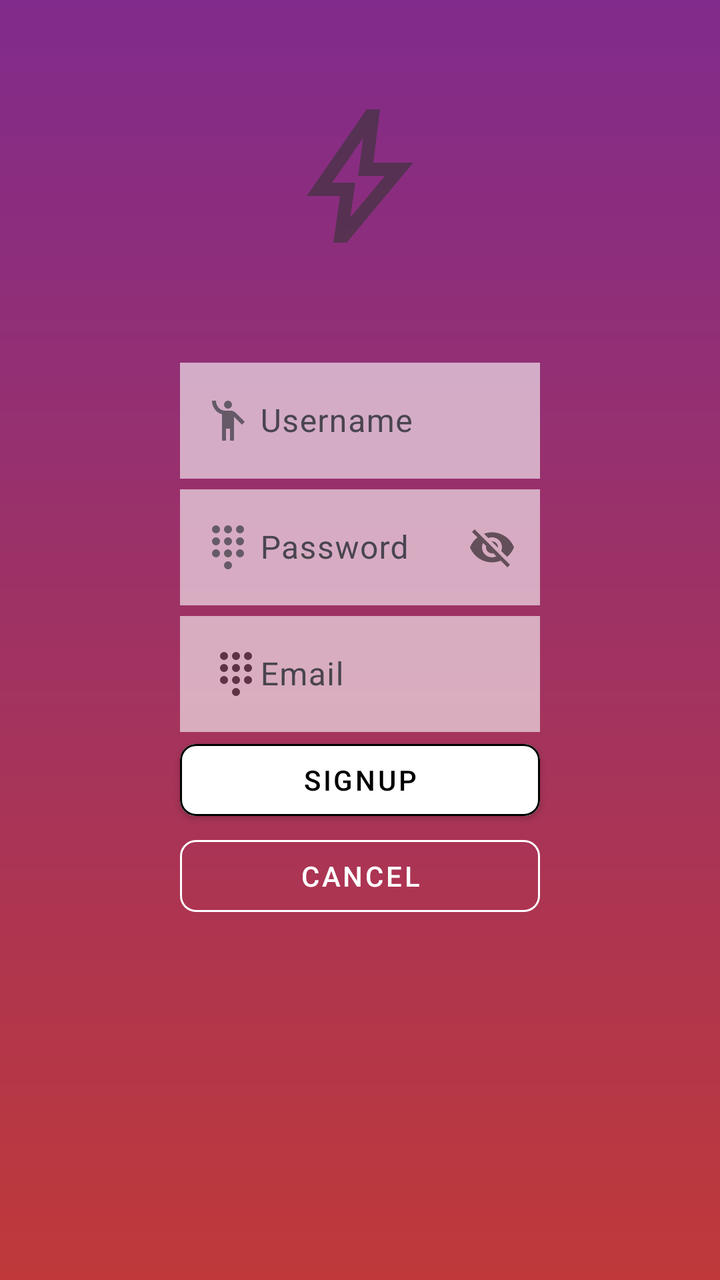
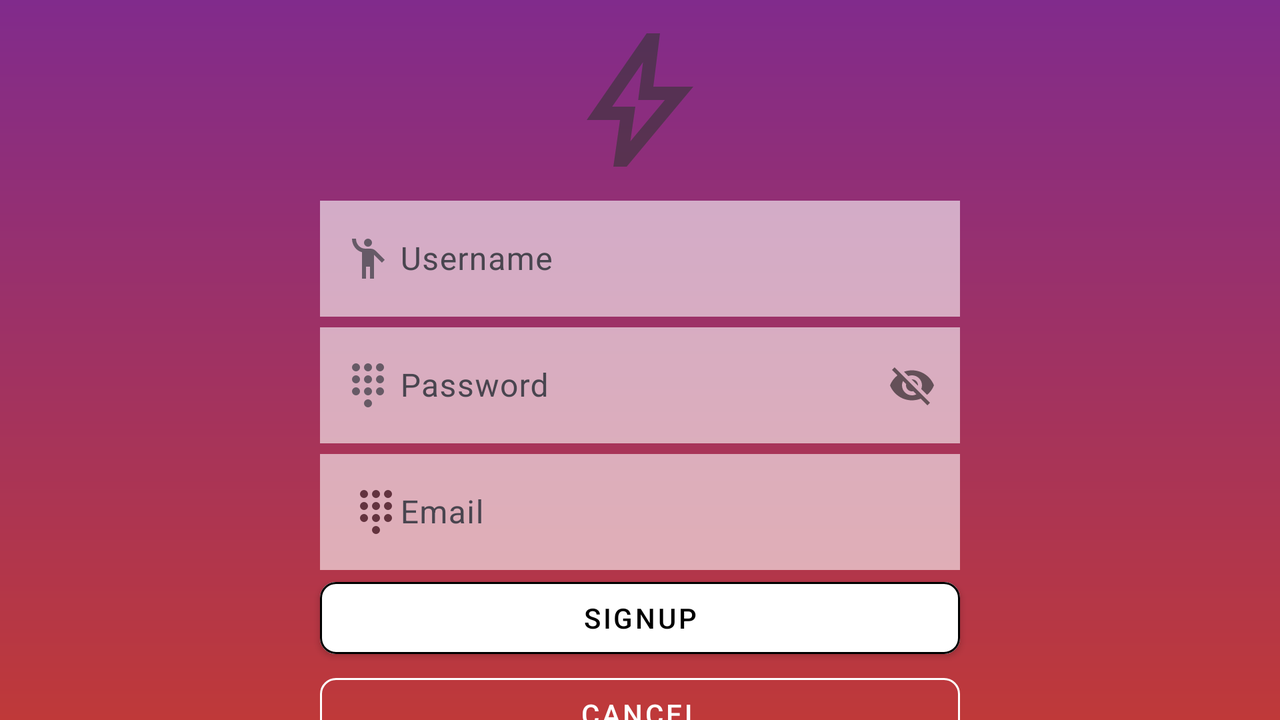

First picture: res/layout/ on a phone held upright. Second picture: the repository's own variant of that layout, on a device whose configuration matches the variant's folder. Source for both follows.
<!-- AndroidManifest.xml: application theme Base.Theme.Nicestart -->
<!-- res/layout/activity_signup.xml -->
<?xml version="1.0" encoding="utf-8"?>
<androidx.constraintlayout.widget.ConstraintLayout xmlns:android="http://schemas.android.com/apk/res/android"
    android:layout_width="match_parent"
    android:layout_height="match_parent"
    android:id="@+id/signup"
    xmlns:app="http://schemas.android.com/apk/res-auto"
    android:background="@drawable/gradient2">
    <ImageView
        android:id="@+id/backView"
        android:layout_width="match_parent"
        android:layout_height="match_parent"
        app:layout_constraintStart_toStartOf="parent"
        app:layout_constraintTop_toTopOf="parent"/>
    <ImageView
        android:id="@+id/logo"
        android:layout_width="80dp"
        android:layout_height="80dp"
        android:layout_marginTop="48dp"
        android:src="@drawable/ic_thunder"
        app:layout_constraintTop_toTopOf="parent"
        app:layout_constraintLeft_toLeftOf="parent"
        app:layout_constraintRight_toRightOf="parent"/>
    <androidx.constraintlayout.widget.Guideline
        android:id="@+id/guideline1"
        android:layout_width="wrap_content"
        android:layout_height="wrap_content"
        android:orientation="vertical"
        app:layout_constraintGuide_percent="0.25"/>
    <androidx.constraintlayout.widget.Guideline
        android:id="@+id/guideline2"
        android:layout_width="wrap_content"
        android:layout_height="wrap_content"
        android:orientation="vertical"
        app:layout_constraintGuide_percent="0.75"/>


    <com.google.android.material.textfield.TextInputLayout
        android:id="@+id/til1"
        android:layout_width="0dp"
        android:layout_height="wrap_content"
        android:layout_marginTop="48dp"
        app:layout_constraintRight_toRightOf="@id/guideline2"
        app:layout_constraintLeft_toLeftOf="@id/guideline1"
        app:layout_constraintTop_toBottomOf="@id/logo"
        app:startIconDrawable="@drawable/usericon"
        >
        <EditText
            android:layout_width="match_parent"
            android:layout_height="wrap_content"
            android:alpha="0.6"
            android:background="@android:color/white"
            android:drawableLeft="@drawable/usericon"
            android:hint="Username"
            />
    </com.google.android.material.textfield.TextInputLayout>
    <com.google.android.material.textfield.TextInputLayout
        android:id="@+id/til2"
        android:layout_width="0dp"
        android:layout_height="wrap_content"
        app:layout_constraintRight_toRightOf="@id/guideline2"
        app:layout_constraintLeft_toLeftOf="@id/guideline1"
        app:layout_constraintTop_toBottomOf="@id/til1"
        app:passwordToggleEnabled="true"
        app:hintMaxLines="1"
        app:startIconDrawable="@drawable/password"
        >

        <EditText
            android:layout_width="match_parent"
            android:layout_height="wrap_content"
            android:alpha="0.6"
            android:background="@android:color/white"
            android:drawableLeft="@drawable/password"
            android:hint="Password"/>
    </com.google.android.material.textfield.TextInputLayout>
    <com.google.android.material.textfield.TextInputLayout
        android:id="@+id/til3"
        android:layout_width="0dp"
        android:layout_height="wrap_content"
        app:layout_constraintRight_toRightOf="@id/guideline2"
        app:layout_constraintLeft_toLeftOf="@id/guideline1"
        app:layout_constraintTop_toBottomOf="@id/til2"
        app:hintMaxLines="1"
        app:startIconDrawable="@drawable/email"
        >

        <EditText
            android:layout_width="match_parent"
            android:layout_height="wrap_content"
            android:alpha="0.6"
            android:background="@android:color/white"
            android:drawableLeft="@drawable/password"
            android:hint="Email"/>
    </com.google.android.material.textfield.TextInputLayout>
    <Button
        android:id="@+id/button1"
        android:layout_width="0dp"
        android:onClick="openMain"
        style="@style/button"
        app:layout_constraintLeft_toLeftOf="@id/guideline1"
        app:layout_constraintRight_toRightOf="@id/guideline2"
        app:layout_constraintTop_toBottomOf="@id/til3"
        android:backgroundTint="@color/buttoncustom"
        android:textColor="@android:color/black"
        android:text="@string/Signup"/>
    <Button
        android:id="@+id/button2"
        android:layout_width="0dp"
        android:onClick="openLogin"
        app:layout_constraintLeft_toLeftOf="@id/guideline1"
        app:layout_constraintRight_toRightOf="@id/guideline2"
        app:layout_constraintTop_toBottomOf="@id/button1"
        android:text="@string/Cancel"
        style="@style/buttonoutlined" />
</androidx.constraintlayout.widget.ConstraintLayout>
<!-- resources referenced by this layout -->
<resources>
  <!-- drawable gradient2 (drawable) -->
  <?xml version="1.0" encoding="utf-8"?>
  <shape xmlns:android="http://schemas.android.com/apk/res/android"
      android:shape="rectangle">
      <gradient
          android:angle="120"
          android:endColor="@color/Rojo"
          android:startColor="@color/Morado"
          />
  
  
  </shape>
  <!-- drawable ic_thunder (drawable-anydpi) -->
  <vector xmlns:android="http://schemas.android.com/apk/res/android"
      android:width="24dp"
      android:height="24dp"
      android:viewportWidth="960"
      android:viewportHeight="960"
      android:tint="#333333"
      android:alpha="0.6">
    <path
        android:fillColor="@android:color/white"
        android:pathData="M422,728L629,480L469,480L498,253L313,520L452,520L422,728ZM320,880L360,600L160,600L520,80L600,80L560,400L800,400L400,880L320,880ZM471,490L471,490L471,490L471,490L471,490L471,490Z"/>
  </vector>
  <!-- drawable usericon (drawable-anydpi) -->
  <vector xmlns:android="http://schemas.android.com/apk/res/android"
      android:width="24dp"
      android:height="24dp"
      android:viewportWidth="960"
      android:viewportHeight="960"
      android:tint="#000000"
      android:alpha="0.8">
    <path
        android:fillColor="@android:color/white"
        android:pathData="M360,880L360,351Q269,327 214.5,250.5Q160,174 160,80L240,80Q240,163 293.5,221.5Q347,280 430,280L530,280Q560,280 586,291Q612,302 633,323L814,504L758,560L600,402L600,880L520,880L520,640L440,640L440,880L360,880ZM480,240Q447,240 423.5,216.5Q400,193 400,160Q400,127 423.5,103.5Q447,80 480,80Q513,80 536.5,103.5Q560,127 560,160Q560,193 536.5,216.5Q513,240 480,240Z"/>
  </vector>
  <string name="Cancel">Cancel</string>
  <string name="Signup">SignUp</string>
  <style name="button" parent="Widget.MaterialComponents.Button">
          <item name="android:layout_height">wrap_content</item>
          <item name="android:textColor">@android:color/black</item>
          <item name="cornerRadius">8dp</item>
          <item name="strokeWidth">1dp</item>
      </style>
  <style name="buttonoutlined" parent="Widget.MaterialComponents.Button.OutlinedButton">
          <item name="android:layout_height">wrap_content</item>
          <item name="android:textColor">@android:color/white</item>
          <item name="cornerRadius">8dp</item>
          <item name="strokeColor">@android:color/white</item>
          <item name="strokeWidth">1dp</item>
      </style>
  <!-- from res/values-v23/ -->
  <style name="Base.Theme.Nicestart" parent="Base.Base.Theme.Nicestart">
          
          <item name="android:navigationBarColor">@android:color/transparent</item>
          <item name="android:statusBarColor">@android:color/transparent</item>
          <item name="android:windowLightStatusBar">?attr/isLightTheme</item>
      </style>
  <color name="Rojo">#BF3939</color>
  <color name="Morado">#812B8C</color>
  <style name="Base.Base.Theme.Nicestart" parent="Theme.Material3.DayNight.NoActionBar">
          
          
      </style>
</resources>
<!-- res/layout-land/activity_signup.xml (the repository's variant of the layout above) -->
<!-- drawn on the phone turned sideways -->
<?xml version="1.0" encoding="utf-8"?>
<androidx.constraintlayout.widget.ConstraintLayout xmlns:android="http://schemas.android.com/apk/res/android"
    android:layout_width="match_parent"
    android:layout_height="match_parent"
    android:id="@+id/signup"
    xmlns:app="http://schemas.android.com/apk/res-auto"
    android:background="@drawable/gradient2">
    <ImageView
        android:id="@+id/logo"
        android:layout_width="80dp"
        android:layout_height="80dp"
        android:layout_marginTop="10dp"
        android:src="@drawable/ic_thunder"
        app:layout_constraintTop_toTopOf="parent"
        app:layout_constraintLeft_toLeftOf="parent"
        app:layout_constraintRight_toRightOf="parent"/>
    <androidx.constraintlayout.widget.Guideline
        android:id="@+id/guideline1"
        android:layout_width="wrap_content"
        android:layout_height="wrap_content"
        android:orientation="vertical"
        app:layout_constraintGuide_percent="0.25"/>
    <androidx.constraintlayout.widget.Guideline
        android:id="@+id/guideline2"
        android:layout_width="wrap_content"
        android:layout_height="wrap_content"
        android:orientation="vertical"
        app:layout_constraintGuide_percent="0.75"/>


    <com.google.android.material.textfield.TextInputLayout
        android:id="@+id/til1"
        android:layout_width="0dp"
        android:layout_height="wrap_content"
        android:layout_marginTop="5dp"
        app:layout_constraintRight_toRightOf="@id/guideline2"
        app:layout_constraintLeft_toLeftOf="@id/guideline1"
        app:layout_constraintTop_toBottomOf="@id/logo"
        app:startIconDrawable="@drawable/usericon"
        >
        <EditText
            android:layout_width="match_parent"
            android:layout_height="wrap_content"
            android:alpha="0.6"
            android:background="@android:color/white"
            android:drawableLeft="@drawable/usericon"
            android:hint="Username"
            />
    </com.google.android.material.textfield.TextInputLayout>
    <com.google.android.material.textfield.TextInputLayout
        android:id="@+id/til2"
        android:layout_width="0dp"
        android:layout_height="wrap_content"
        app:layout_constraintRight_toRightOf="@id/guideline2"
        app:layout_constraintLeft_toLeftOf="@id/guideline1"
        app:layout_constraintTop_toBottomOf="@id/til1"
        app:passwordToggleEnabled="true"
        app:hintMaxLines="1"
        app:startIconDrawable="@drawable/password"
        >

        <EditText
            android:layout_width="match_parent"
            android:layout_height="wrap_content"
            android:alpha="0.6"
            android:background="@android:color/white"
            android:drawableLeft="@drawable/password"
            android:hint="Password"/>
    </com.google.android.material.textfield.TextInputLayout>
    <com.google.android.material.textfield.TextInputLayout
        android:id="@+id/til3"
        android:layout_width="0dp"
        android:layout_height="wrap_content"
        app:layout_constraintRight_toRightOf="@id/guideline2"
        app:layout_constraintLeft_toLeftOf="@id/guideline1"
        app:layout_constraintTop_toBottomOf="@id/til2"
        app:hintMaxLines="1"
        app:startIconDrawable="@drawable/email"
        >

        <EditText
            android:layout_width="match_parent"
            android:layout_height="wrap_content"
            android:alpha="0.6"
            android:background="@android:color/white"
            android:drawableLeft="@drawable/password"
            android:hint="Email"/>
    </com.google.android.material.textfield.TextInputLayout>
    <Button
        android:id="@+id/button1"
        android:layout_width="0dp"
        android:onClick="openMain"
        style="@style/button"
        app:layout_constraintLeft_toLeftOf="@id/guideline1"
        app:layout_constraintRight_toRightOf="@id/guideline2"
        app:layout_constraintTop_toBottomOf="@id/til3"
        android:backgroundTint="@color/buttoncustom"
        android:textColor="@android:color/black"
        android:text="@string/Signup"/>
    <Button
        android:id="@+id/button2"
        android:layout_width="0dp"
        android:onClick="openLogin"
        app:layout_constraintLeft_toLeftOf="@id/guideline1"
        app:layout_constraintRight_toRightOf="@id/guideline2"
        app:layout_constraintTop_toBottomOf="@id/button1"
        android:text="@string/Cancel"
        style="@style/buttonoutlined" />
</androidx.constraintlayout.widget.ConstraintLayout>
